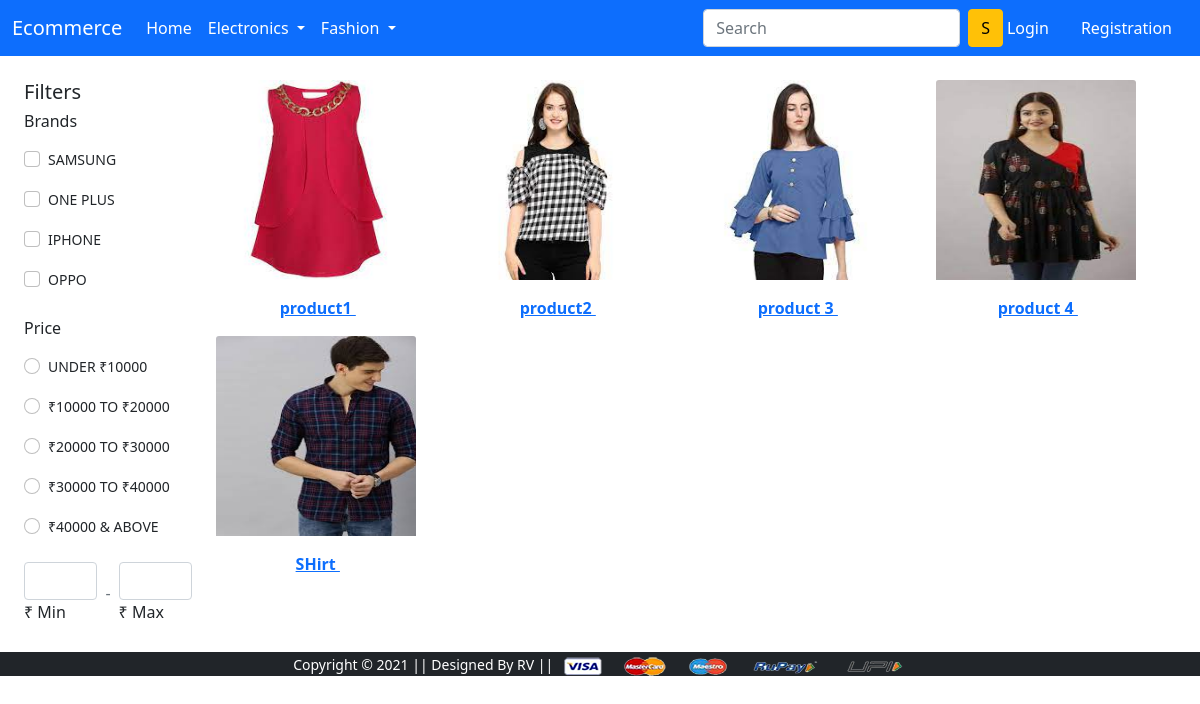
The page /top-wear/ on the database its author committed.
### core/models.py (models this page shows, shortened)
class Product(models.Model):
    title = models.CharField(max_length=100)
    selling_price = models.FloatField()
    discounted_price = models.FloatField()
    description = models.TextField()
    brand = models.CharField(max_length=100)
    category = models.CharField(choices=CATEGORY_CHOICES, max_length=5)
    product_image = models.ImageField(upload_to='productImage')

### core/views.py (the view)
# urls.py: path('top-wear/', views.TopWearView.as_view(), name='topwear'),
class TopWearView(ListView):
    @method_decorator(Cart_count)
    def get(self, request, *args, **kwargs):
        TopWear = Product.objects.filter(category="TW")
        context = {
            'TopWear': TopWear,
        }
        return render(request, 'core/top_wear.html', context)

### core/auth.py (called while the page is built)
def Cart_count(get_response):
    def middleware(request):
        if not request.session.get('user'):
            pass
        else:
            cart_count = Cart.objects.filter(user = request.user).count()
            request.session['cart_count'] = cart_count
        response = get_response(request)
        return response
    return middleware

### templates/core/top_wear.html (shortened to what this page needs)
{% extends 'core/base.html' %}
{% load static %}
{% block main-content %}
<br>
<div class="container-fluid row">
    <div class="col-2">
        <section>
            <section>
                <h5>Filters</h5>
                <section class="mb-4">
                    <h6 class="font-weight-bold mb-3">Brands</h6>
                    <div class="form-check pl-0 mb-3">
                        <input type="checkbox" class="form-check-input filled-in" id="new">
                        <label class="form-check-label small text-uppercase card-link-secondary"
                               for="new">Samsung</label>
                    </div>
                    <div class="form-check pl-0 mb-3">
                        <input type="checkbox" class="form-check-input filled-in" id="used">
                        <label class="form-check-label small text-uppercase card-link-secondary" for="used">One
                            plus</label>
                    </div>
                    <div class="form-check pl-0 mb-3">
                        <input type="checkbox" class="form-check-input filled-in" id="collectible">
                        <label class="form-check-label small text-uppercase card-link-secondary" for="collectible">Iphone</label>
                    </div>
                    <div class="form-check pl-0 mb-3 pb-1">
                        <input type="checkbox" class="form-check-input filled-in" id="renewed">
                        <label class="form-check-label small text-uppercase card-link-secondary"
                               for="renewed">Oppo</label>
                    </div>
                </section>
                <section class="mb-4">
                    <h6 class="font-weight-bold mb-3">Price</h6>
                    <div class="form-check pl-0 mb-3">
                        <input type="radio" class="form-check-input" id="under25" name="materialExampleRadios">
                        <label class="form-check-label small text-uppercase card-link-secondary" for="under25">Under
                            &#8377;10000</label>
                    </div>
                    <div class="form-check pl-0 mb-3">
                        <input type="radio" class="form-check-input" id="2550" name="materialExampleRadios">
                        <label class="form-check-label small text-uppercase card-link-secondary" for="2550">&#8377;10000
                            to
                            &#8377;20000</label>
                    </div>
                    <div class="form-check pl-0 mb-3">
                        <input type="radio" class="form-check-input" id="50100" name="materialExampleRadios">
                        <label class="form-check-label small text-uppercase card-link-secondary" for="50100">&#8377;20000
                            to
                            &#8377;30000</label>
                    </div>
                    <div class="form-check pl-0 mb-3">
                        <input type="radio" class="form-check-input" id="100200" name="materialExampleRadios">
                        <label class="form-check-label small text-uppercase card-link-secondary" for="100200">&#8377;30000
                            to
                            &#8377;40000</label>
                    </div>
                    <div class="form-check pl-0 mb-3">
                        <input type="radio" class="form-check-input" id="200above" name="materialExampleRadios">
                        <label class="form-check-label small text-uppercase card-link-secondary" for="200above">&#8377;40000
                            &
                            Above</label>
                    </div>
                    <form>
                        <div class="d-flex align-items-center mt-4 pb-1">
                            <div class="md-form md-outline my-0">
                                <input id="from" type="text" class="form-control mb-0">
                                <label for="form">&#8377; Min</label>
                            </div>
                            <p class="px-2 mb-0 text-muted"> - </p>
                            <div class="md-form md-outline my-0">
                                <input id="to" type="text" class="form-control mb-0">
                                <label for="to">&#8377; Max</label>
                            </div>
                        </div>
                    </form>
                </section>
            </section>
        </section>
    </div>
    <div class="col-10">
        <div class="row">
            {% for i in TopWear %}
            <div class="col-3 ">
                <img class="card-img-top" style="height: 200px; width: 200px;" src={{i.product_image.url}}>
                <div class="card-body">
                    <center><span class="card-text item "><b><a href="{% url 'product-detail' i.id  %}"> {{i.title}} </a></b></span>&nbsp;&nbsp;&nbsp;
                    </center>
                </div>
            </div>
            {% endfor %}
        </div>
    </div>
</div>
{% endblock main-content %}

### static/core/css/style.css (style rules this page uses)
body { min-height: 800px; margin-bottom:5px; clear: both; }

### rows shown on the page
Product: product_image (picture), title "product1"
Product: product_image (picture), title "product2"
Product: product_image (picture), title "product 3"
Product: product_image (picture), title "product 4"
Product: product_image (picture), title "SHirt"
